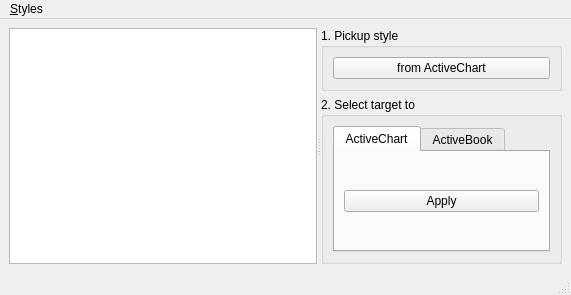
<?xml version="1.0" encoding="UTF-8"?>
<ui version="4.0">
 <class>MainWindow</class>
 <widget class="QMainWindow" name="MainWindow">
  <property name="geometry">
   <rect>
    <x>0</x>
    <y>0</y>
    <width>571</width>
    <height>279</height>
   </rect>
  </property>
  <property name="windowTitle">
   <string>xlpicker</string>
  </property>
  <widget class="QWidget" name="centralwidget">
   <layout class="QVBoxLayout" name="verticalLayout_5">
    <item>
     <widget class="QSplitter" name="splitter">
      <property name="orientation">
       <enum>Qt::Horizontal</enum>
      </property>
      <widget class="QTreeView" name="treeView"/>
      <widget class="QWidget" name="layoutWidget">
       <layout class="QVBoxLayout" name="verticalLayoutMenu">
        <item>
         <widget class="QGroupBox" name="groupBox">
          <property name="title">
           <string>1. Pickup style</string>
          </property>
          <layout class="QVBoxLayout" name="verticalLayout">
           <item>
            <widget class="QPushButton" name="pushButtonPickup">
             <property name="text">
              <string>from ActiveChart</string>
             </property>
            </widget>
           </item>
          </layout>
         </widget>
        </item>
        <item>
         <widget class="QGroupBox" name="groupBox_2">
          <property name="title">
           <string>2. Select target to</string>
          </property>
          <layout class="QVBoxLayout" name="verticalLayout_2">
           <item>
            <widget class="QTabWidget" name="tabWidget">
             <property name="currentIndex">
              <number>0</number>
             </property>
             <widget class="QWidget" name="tabActiveChart">
              <attribute name="title">
               <string>ActiveChart</string>
              </attribute>
              <layout class="QVBoxLayout" name="verticalLayout_3">
               <item>
                <widget class="QPushButton" name="pushButtonApplyChart">
                 <property name="text">
                  <string>Apply</string>
                 </property>
                </widget>
               </item>
              </layout>
             </widget>
             <widget class="QWidget" name="tabActiveBook">
              <attribute name="title">
               <string>ActiveBook</string>
              </attribute>
              <layout class="QVBoxLayout" name="verticalLayout_4">
               <item>
                <widget class="QComboBox" name="comboBoxTarget"/>
               </item>
               <item>
                <widget class="QComboBox" name="comboBoxType"/>
               </item>
               <item>
                <widget class="QPushButton" name="pushButtonApplyBook">
                 <property name="text">
                  <string>Apply</string>
                 </property>
                </widget>
               </item>
              </layout>
             </widget>
            </widget>
           </item>
          </layout>
         </widget>
        </item>
       </layout>
      </widget>
     </widget>
    </item>
   </layout>
  </widget>
  <widget class="QMenuBar" name="menubar">
   <property name="geometry">
    <rect>
     <x>0</x>
     <y>0</y>
     <width>571</width>
     <height>24</height>
    </rect>
   </property>
   <widget class="QMenu" name="menuStyles">
    <property name="title">
     <string>&amp;Styles</string>
    </property>
    <addaction name="actionNewStyle"/>
    <addaction name="actionUpStyle"/>
    <addaction name="actionDownStyle"/>
    <addaction name="actionRemoveStyle"/>
    <addaction name="actionReplicate"/>
   </widget>
   <addaction name="menuStyles"/>
  </widget>
  <widget class="QStatusBar" name="statusbar"/>
  <action name="actionNewStyle">
   <property name="text">
    <string>New</string>
   </property>
  </action>
  <action name="actionUpStyle">
   <property name="text">
    <string>Up</string>
   </property>
  </action>
  <action name="actionDownStyle">
   <property name="text">
    <string>Down</string>
   </property>
  </action>
  <action name="actionRemoveStyle">
   <property name="text">
    <string>Remove</string>
   </property>
  </action>
  <action name="actionReplicate">
   <property name="text">
    <string>Replicate</string>
   </property>
  </action>
 </widget>
 <resources>
  <include location="../resource.qrc"/>
 </resources>
 <connections/>
</ui>
